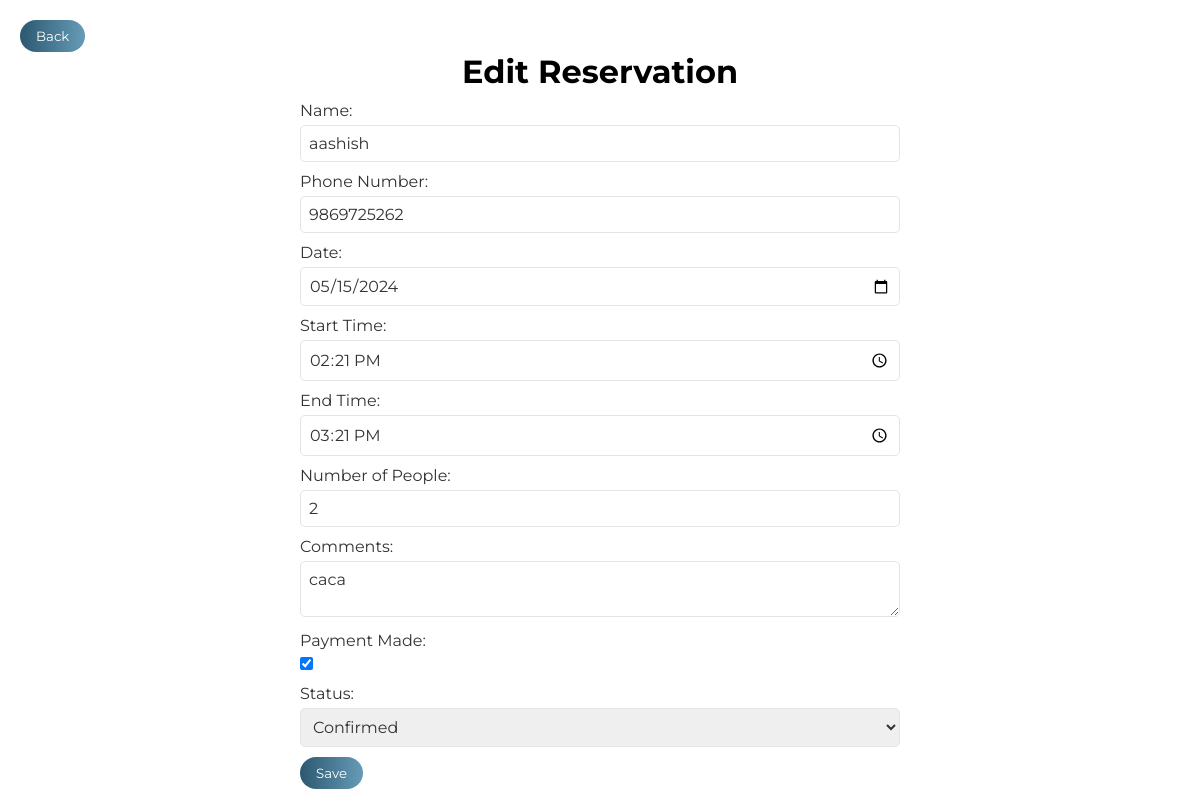
The app's page /edit_reservation_user/60/, older data.
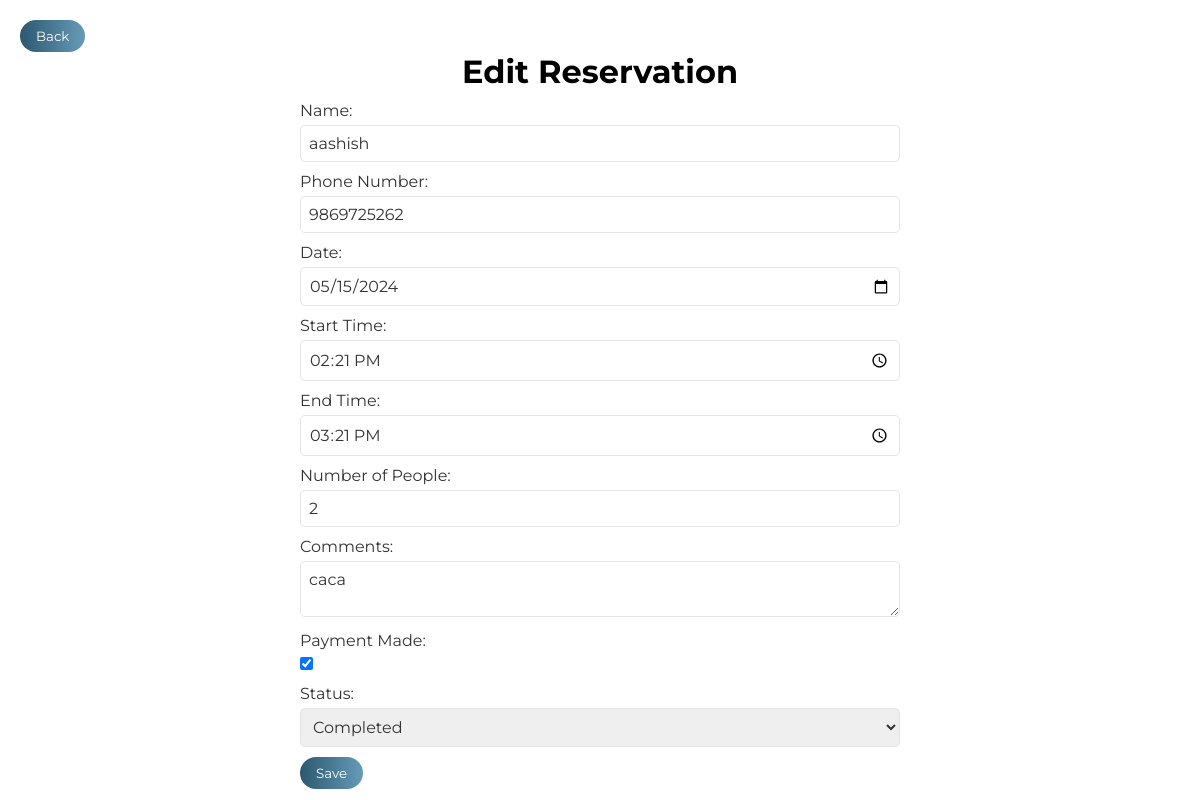
The same page, newer data.
### OneByteFood/models.py (models this page shows)
class Reservation(models.Model):
    id = models.AutoField(primary_key=True)
    name = models.CharField(max_length=100)
    phone = models.CharField(max_length=20)
    date = models.DateField()
    start_time = models.TimeField()
    end_time = models.TimeField()
    num_people = models.IntegerField()
    comments = models.TextField()
    payment_made = models.BooleanField(default=False)
    status = models.CharField(max_length=50, default='pending')

### OneByteFood/views.py (the view)
# urls.py: path('edit_reservation_user/<int:reservation_id>/', onebytefood_views.edit_reservation_user, name='edit_reservation_user'),
def edit_reservation_user(request, reservation_id):
    reservation = get_object_or_404(Reservation, pk=reservation_id)
    return render(request, 'edit_res_user.html', {'reservation': reservation})

### templates/edit_res_user.html (shortened to what this page needs)
<!DOCTYPE html>
<html lang="en">
    <head>
        <link rel="stylesheet" href="/static/css/user_edit.css">
    </head>
    <body>
        <a href="http://127.0.0.1:8000/reservation/user_reservation_history/"><button class="Back-Btn"> Back </button></a>
        <h1 class="h1">Edit Reservation</h1>
        <form class="form" method="POST" action="{% url 'update_reservation_user' %}">
            <label for="name">Name:</label>
            <input type="text" id="name" name="name" value="{{ reservation.name }}" required>
            <label for="phone">Phone Number:</label>
            <input type="tel" id="phone" name="phone" value="{{ reservation.phone }}" required>
            <label for="date">Date:</label>
            <input type="date" id="date" name="date" value="{{ reservation.date|date:'Y-m-d' }}" required>
            <label for="start_time">Start Time:</label>
            <input type="time" id="start_time" name="start_time" value="{{ reservation.start_time|time:'H:i' }}" required>
            <label for="end_time">End Time:</label>
            <input type="time" id="end_time" name="end_time" value="{{ reservation.end_time|time:'H:i' }}" required>
            <label for="num_people">Number of People:</label>
            <input type="number" id="num_people" name="num_people" value="{{ reservation.num_people }}" required>
            <label for="comments">Comments:</label>
            <textarea id="comments" name="comments">{{ reservation.comments }}</textarea>
            <div class="payment">
                <label for="payment_made">Payment Made:</label>
                <input type="checkbox" id="payment_made" name="payment_made" {% if reservation.payment_made %} checked {% endif %}>
            </div>
            <label for="status">Status:</label>
            <select id="status" name="status" required>
                <option value="confirmed" {% if reservation.status == 'confirmed' %} selected {% endif %}>Confirmed</option>
                <option value="completed" {% if reservation.status == 'completed' %} selected {% endif %}>Completed</option>
            </select>
            <button type="submit">Save</button>
        </form>
    </body>
</html>

Row changes from the older to the newer data that the page shows:
changed Reservation "aashish": status "Confirmed" → "Completed"
